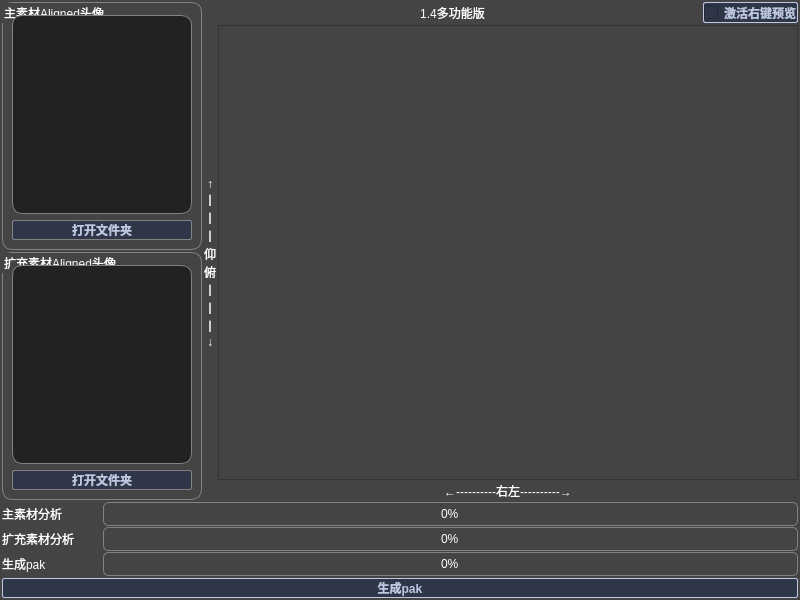
<?xml version="1.0" encoding="UTF-8"?>
<ui version="4.0">
 <class>Dialog</class>
 <widget class="QDialog" name="Dialog">
  <property name="geometry">
   <rect>
    <x>0</x>
    <y>0</y>
    <width>800</width>
    <height>600</height>
   </rect>
  </property>
  <property name="minimumSize">
   <size>
    <width>800</width>
    <height>600</height>
   </size>
  </property>
  <property name="maximumSize">
   <size>
    <width>800</width>
    <height>600</height>
   </size>
  </property>
  <property name="windowTitle">
   <string>项目选择</string>
  </property>
  <property name="styleSheet">
   <string notr="true">background-color:#444444</string>
  </property>
  <layout class="QVBoxLayout" name="verticalLayout_7" stretch="1,0,0">
   <property name="spacing">
    <number>2</number>
   </property>
   <property name="leftMargin">
    <number>2</number>
   </property>
   <property name="topMargin">
    <number>2</number>
   </property>
   <property name="rightMargin">
    <number>2</number>
   </property>
   <property name="bottomMargin">
    <number>2</number>
   </property>
   <item>
    <layout class="QHBoxLayout" name="horizontalLayout_6" stretch="0,1">
     <item>
      <layout class="QVBoxLayout" name="verticalLayout_4">
       <property name="spacing">
        <number>2</number>
       </property>
       <item>
        <widget class="QGroupBox" name="groupBox_main">
         <property name="sizePolicy">
          <sizepolicy hsizetype="Fixed" vsizetype="Preferred">
           <horstretch>0</horstretch>
           <verstretch>0</verstretch>
          </sizepolicy>
         </property>
         <property name="maximumSize">
          <size>
           <width>200</width>
           <height>16777215</height>
          </size>
         </property>
         <property name="styleSheet">
          <string notr="true">border:1px solid rgb(130, 130, 130);
border-top-left-radius:10px;
border-bottom-left-radius:10px;
border-top-right-radius:10px;
border-bottom-right-radius:10px;
font-size:12px;
font-weight:300;
color:rgb(255, 255, 255)</string>
         </property>
         <property name="title">
          <string>主素材Aligned头像</string>
         </property>
         <layout class="QVBoxLayout" name="verticalLayout">
          <property name="topMargin">
           <number>12</number>
          </property>
          <item>
           <widget class="QGraphicsView" name="graphicsView_main">
            <property name="styleSheet">
             <string notr="true">background-color:#222222</string>
            </property>
           </widget>
          </item>
          <item>
           <widget class="QPushButton" name="pushButton_openMain">
            <property name="layoutDirection">
             <enum>Qt::LeftToRight</enum>
            </property>
            <property name="autoFillBackground">
             <bool>false</bool>
            </property>
            <property name="styleSheet">
             <string notr="true">QPushButton {
    font-family: &quot;Microsoft YaHei&quot;;
    color: #BDC8E2;
    font-weight: bold;

    text-align: center;
    padding-left: 0px;
    padding-top: 0px;
    border-style: solid;
    border-width: 1px;
    border-radius: 2px;
    background-color: #2E3648;
}

QPushButton:hover{
	color: red;
	border-color: green;
    background-color: aqua;
}
QPushButton:pressed{
	color: green;
	border-color: blueviolet;
    background-color: black;
}
QPushButton:disabled{
	color: blue;
	border-color: brown;
    background-color: aqua;
}</string>
            </property>
            <property name="text">
             <string>打开文件夹</string>
            </property>
            <property name="flat">
             <bool>false</bool>
            </property>
           </widget>
          </item>
         </layout>
        </widget>
       </item>
       <item>
        <widget class="QGroupBox" name="groupBox_Second">
         <property name="sizePolicy">
          <sizepolicy hsizetype="Fixed" vsizetype="Preferred">
           <horstretch>0</horstretch>
           <verstretch>0</verstretch>
          </sizepolicy>
         </property>
         <property name="maximumSize">
          <size>
           <width>200</width>
           <height>16777215</height>
          </size>
         </property>
         <property name="styleSheet">
          <string notr="true">border:1px solid rgb(130, 130, 130);
border-top-left-radius:10px;
border-bottom-left-radius:10px;
border-top-right-radius:10px;
border-bottom-right-radius:10px;
font-size:12px;
font-weight:300;
color:rgb(255, 255, 255)</string>
         </property>
         <property name="title">
          <string>扩充素材Aligned头像</string>
         </property>
         <layout class="QVBoxLayout" name="verticalLayout_2">
          <property name="topMargin">
           <number>12</number>
          </property>
          <item>
           <widget class="QGraphicsView" name="graphicsView_Second">
            <property name="styleSheet">
             <string notr="true">background-color:#222222</string>
            </property>
           </widget>
          </item>
          <item>
           <widget class="QPushButton" name="pushButton_openSecond">
            <property name="layoutDirection">
             <enum>Qt::LeftToRight</enum>
            </property>
            <property name="styleSheet">
             <string notr="true">QPushButton {
    font-family: &quot;Microsoft YaHei&quot;;
    color: #BDC8E2;
    font-weight: bold;

    text-align: center;
    padding-left: 0px;
    padding-top: 0px;
    border-style: solid;
    border-width: 1px;
    border-radius: 2px;
    background-color: #2E3648;
}

QPushButton:hover{
	color: red;
	border-color: green;
    background-color: aqua;
}
QPushButton:pressed{
	color: green;
	border-color: blueviolet;
    background-color: black;
}
QPushButton:disabled{
	color: blue;
	border-color: brown;
    background-color: aqua;
}</string>
            </property>
            <property name="text">
             <string>打开文件夹</string>
            </property>
           </widget>
          </item>
         </layout>
        </widget>
       </item>
      </layout>
     </item>
     <item>
      <layout class="QVBoxLayout" name="verticalLayout_6" stretch="0,1">
       <item>
        <layout class="QHBoxLayout" name="horizontalLayout_5" stretch="1,0">
         <item>
          <widget class="QLabel" name="label_title">
           <property name="styleSheet">
            <string notr="true">color:rgb(255, 255, 255)</string>
           </property>
           <property name="text">
            <string>1.4多功能版</string>
           </property>
           <property name="alignment">
            <set>Qt::AlignCenter</set>
           </property>
          </widget>
         </item>
         <item>
          <widget class="QCheckBox" name="checkBox_rightClick">
           <property name="styleSheet">
            <string notr="true">font-family: &quot;Microsoft YaHei&quot;;
    color: #BDC8E2;
    font-weight: bold;

    text-align: center;
    padding-left: 0px;
    padding-top: 0px;
    border-style: solid;
    border-width: 1px;
    border-radius: 2px;
    background-color: #2E3648;</string>
           </property>
           <property name="text">
            <string>激活右键预览</string>
           </property>
          </widget>
         </item>
        </layout>
       </item>
       <item>
        <layout class="QHBoxLayout" name="horizontalLayout" stretch="0,1">
         <property name="spacing">
          <number>2</number>
         </property>
         <item>
          <widget class="QLabel" name="label_5">
           <property name="styleSheet">
            <string notr="true">color:rgb(255, 255, 255)</string>
           </property>
           <property name="text">
            <string>↑
丨
丨
丨
仰
俯
丨
丨
丨
↓</string>
           </property>
           <property name="alignment">
            <set>Qt::AlignCenter</set>
           </property>
          </widget>
         </item>
         <item>
          <layout class="QVBoxLayout" name="verticalLayout_5" stretch="1,0">
           <property name="spacing">
            <number>2</number>
           </property>
           <item>
            <widget class="QFrame" name="frame">
             <property name="frameShape">
              <enum>QFrame::StyledPanel</enum>
             </property>
             <property name="frameShadow">
              <enum>QFrame::Raised</enum>
             </property>
            </widget>
           </item>
           <item>
            <widget class="QLabel" name="label_6">
             <property name="styleSheet">
              <string notr="true">color:rgb(255, 255, 255)</string>
             </property>
             <property name="text">
              <string>←----------右左----------→</string>
             </property>
             <property name="alignment">
              <set>Qt::AlignCenter</set>
             </property>
            </widget>
           </item>
          </layout>
         </item>
        </layout>
       </item>
      </layout>
     </item>
    </layout>
   </item>
   <item>
    <layout class="QVBoxLayout" name="verticalLayout_3">
     <property name="spacing">
      <number>1</number>
     </property>
     <item>
      <layout class="QHBoxLayout" name="horizontalLayout_2">
       <item>
        <widget class="QLabel" name="label">
         <property name="sizePolicy">
          <sizepolicy hsizetype="Fixed" vsizetype="Preferred">
           <horstretch>0</horstretch>
           <verstretch>0</verstretch>
          </sizepolicy>
         </property>
         <property name="minimumSize">
          <size>
           <width>100</width>
           <height>0</height>
          </size>
         </property>
         <property name="styleSheet">
          <string notr="true">color:rgb(255, 255, 255)</string>
         </property>
         <property name="text">
          <string>主素材分析</string>
         </property>
        </widget>
       </item>
       <item>
        <widget class="QProgressBar" name="progressBar_analyzeMain">
         <property name="styleSheet">
          <string notr="true">QProgressBar {
    /* 外边框 */
    border:1px solid rgb(130, 130, 130);  
    /* 倒角 */
    border-radius:5px; 
    /* 字体对齐方式 */
    text-align:center;
color:rgb(255, 255, 255);
}
 
/* 进度条 */
QProgressBar::chunk {
    /* 颜色 */
    background-color:#05B8CC;
    /* 步进距离 */
    width:5px; 
    /* 进度条中间空白区域宽度 */
    margin:1px;
}</string>
         </property>
         <property name="value">
          <number>0</number>
         </property>
        </widget>
       </item>
      </layout>
     </item>
     <item>
      <layout class="QHBoxLayout" name="horizontalLayout_3">
       <item>
        <widget class="QLabel" name="label_2">
         <property name="sizePolicy">
          <sizepolicy hsizetype="Fixed" vsizetype="Preferred">
           <horstretch>0</horstretch>
           <verstretch>0</verstretch>
          </sizepolicy>
         </property>
         <property name="minimumSize">
          <size>
           <width>100</width>
           <height>0</height>
          </size>
         </property>
         <property name="styleSheet">
          <string notr="true">color:rgb(255, 255, 255)</string>
         </property>
         <property name="text">
          <string>扩充素材分析</string>
         </property>
        </widget>
       </item>
       <item>
        <widget class="QProgressBar" name="progressBar_analyzeSecond">
         <property name="styleSheet">
          <string notr="true">QProgressBar {
    /* 外边框 */
    border:1px solid rgb(130, 130, 130);  
    /* 倒角 */
    border-radius:5px; 
    /* 字体对齐方式 */
    text-align:center;
color:rgb(255, 255, 255);
}
 
/* 进度条 */
QProgressBar::chunk {
    /* 颜色 */
    background-color:#05B8CC;
    /* 步进距离 */
    width:5px; 
    /* 进度条中间空白区域宽度 */
    margin:1px;
}</string>
         </property>
         <property name="value">
          <number>0</number>
         </property>
        </widget>
       </item>
      </layout>
     </item>
     <item>
      <layout class="QHBoxLayout" name="horizontalLayout_4">
       <item>
        <widget class="QLabel" name="label_3">
         <property name="sizePolicy">
          <sizepolicy hsizetype="Fixed" vsizetype="Preferred">
           <horstretch>0</horstretch>
           <verstretch>0</verstretch>
          </sizepolicy>
         </property>
         <property name="minimumSize">
          <size>
           <width>100</width>
           <height>0</height>
          </size>
         </property>
         <property name="styleSheet">
          <string notr="true">color:rgb(255, 255, 255)</string>
         </property>
         <property name="text">
          <string>生成pak</string>
         </property>
        </widget>
       </item>
       <item>
        <widget class="QProgressBar" name="progressBar_repak">
         <property name="styleSheet">
          <string notr="true">QProgressBar {
    /* 外边框 */
    border:1px solid rgb(130, 130, 130);  
    /* 倒角 */
    border-radius:5px; 
    /* 字体对齐方式 */
    text-align:center;
color:rgb(255, 255, 255);
}
 
/* 进度条 */
QProgressBar::chunk {
    /* 颜色 */
    background-color:#05B8CC;
    /* 步进距离 */
    width:5px; 
    /* 进度条中间空白区域宽度 */
    margin:1px;
}</string>
         </property>
         <property name="value">
          <number>0</number>
         </property>
        </widget>
       </item>
      </layout>
     </item>
    </layout>
   </item>
   <item>
    <widget class="QPushButton" name="pushButton_createPak">
     <property name="layoutDirection">
      <enum>Qt::LeftToRight</enum>
     </property>
     <property name="styleSheet">
      <string notr="true">QPushButton {
    font-family: &quot;Microsoft YaHei&quot;;
    color: #BDC8E2;
    font-weight: bold;

    text-align: center;
    padding-left: 0px;
    padding-top: 0px;
    border-style: solid;
    border-width: 1px;
    border-radius: 2px;
    background-color: #2E3648;
}

QPushButton:hover{
	color: red;
	border-color: green;
    background-color: aqua;
}
QPushButton:pressed{
	color: green;
	border-color: blueviolet;
    background-color: black;
}
QPushButton:disabled{
	color: blue;
	border-color: brown;
    background-color: aqua;
}</string>
     </property>
     <property name="text">
      <string>生成pak</string>
     </property>
    </widget>
   </item>
  </layout>
 </widget>
 <resources/>
 <connections/>
</ui>
